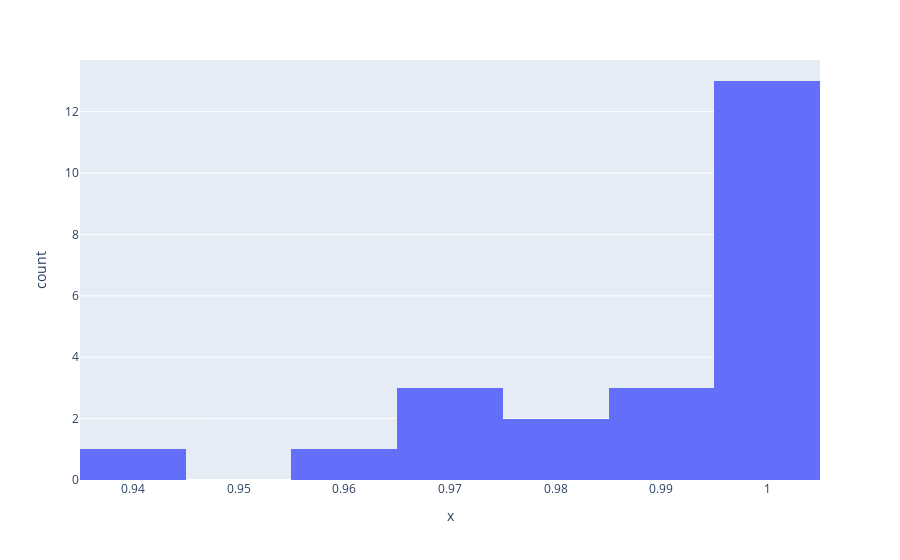

Write notebook code for a chart like this one.
### Code cell
result = vm.tests.run_test(
    "validmind.model_validation.ragas.AnswerSimilarity",
    inputs={"dataset": vm_test_ds},
    params= {
        "question_column":"question",
        "answer_column":"rag_model_prediction",
        "ground_truth_column":"ground_truth",
        "contexts_column":"retrieval_model_prediction"
    },
    show=False,
)
plot_distribution(result.metric.summary.results[0].data)

### Figure 1 — Plotly figure (JSON) as saved in the notebook; plotly's stock layout.template omitted (floating-point values rounded to 4 significant figures)
{"data": [{"alignmentgroup": "True", "bingroup": "x", "hovertemplate": "x=%{x}<br>count=%{y}<extra></extra>", "legendgroup": "", "marker": {"color": "#636efa", "pattern": {"shape": ""}}, "name": "", "nbinsx": 10, "offsetgroup": "", "orientation": "v", "showlegend": false, "type": "histogram", "x": [0.9983, 1, 0.9732, 1.0, 0.9729, 0.9828, 0.9976, 0.9853, 0.9967, 1, 0.9924, 0.9907, 1.0, 0.9983, 1, 1.0, 0.9429, 0.9824, 0.9581, 0.9961, 0.9661, 1.0, 1], "xaxis": "x", "yaxis": "y"}], "layout": {"barmode": "relative", "legend": {"tracegroupgap": 0}, "margin": {"t": 60}, "xaxis": {"anchor": "y", "domain": [0, 1], "title": {"text": "x"}}, "yaxis": {"anchor": "x", "domain": [0, 1], "title": {"text": "count"}}}}
